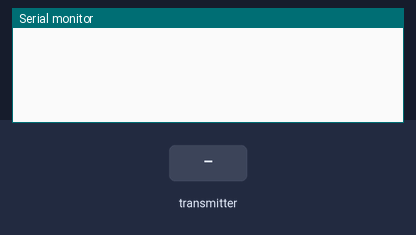
A sketch run on a simulated Arduino Mega 2560, built with avr-gcc and run on an emulated ATmega2560. On the bench: the last lines printed to the serial monitor. Inputs (shaded band) come from the test bench. No radio packets arrive unless stated.

Above: at 1.2 s.
1.3 s: the transmitter starts sending datos.0 = 0
At 1.41 s:
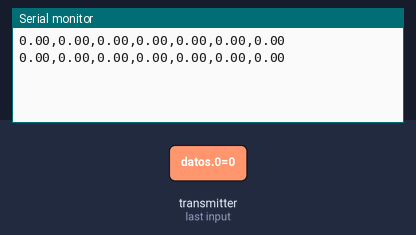
3.2 s: the transmitter starts sending datos.1 = 25
At 3.25 s:
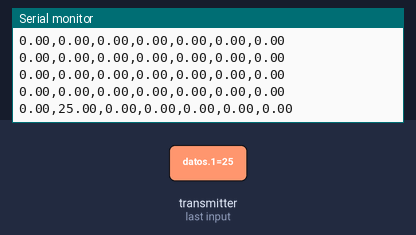
4.7 s: the transmitter starts sending datos.2 = 100
At 4.76 s:
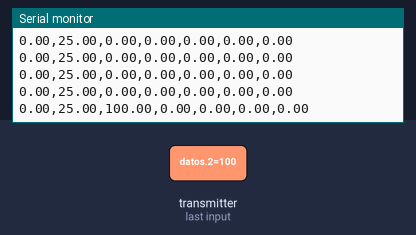
7.7 s: the transmitter starts sending datos.3 = 25
At 7.73 s:
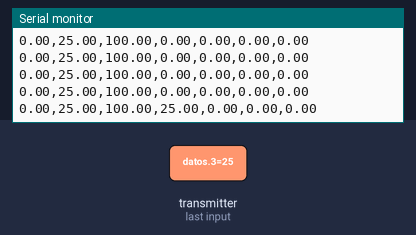
10.7 s: the transmitter starts sending datos.4 = 25
At 10.76 s:
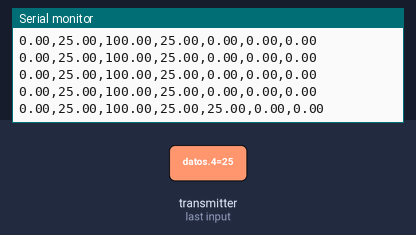
13.7 s: the transmitter starts sending datos.5 = 25
At 13.74 s:
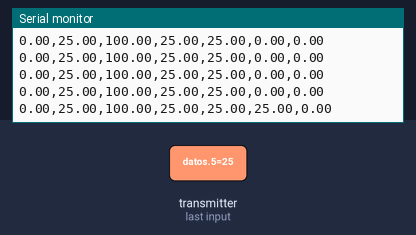

The sketch:

B_RX2.ino
```cpp
// Código B_RX (BASE)

#include <SPI.h>
#include <RF24.h>

RF24 radio(8, 53); // CE, CSN
const byte address[6] = "00001";

float AcX, AcY, AcZ, GyX, GyY, GyZ, ALTITUD;

void setup()
{
  Serial.begin(9600);
  radio.begin();
  radio.openReadingPipe(0, address);
  radio.setChannel(110);
  radio.setDataRate(RF24_250KBPS);
  radio.setPALevel(RF24_PA_MIN);
  radio.startListening();
}

void loop()
{
  if (radio.available())
  {
    float datos[7];
    radio.read(datos, sizeof(datos));
    AcX = datos[0];
    AcY = datos[1];
    AcZ = datos[2];
    GyX = datos[3];
    GyY = datos[4];
    GyZ = datos[5];
    ALTITUD = datos[6];

    Serial.print(AcX);
    Serial.print(",");
    Serial.print(AcY);
    Serial.print(",");
    Serial.print(AcZ);
    Serial.print(",");
    Serial.print(GyX);
    Serial.print(",");
    Serial.print(GyY);
    Serial.print(",");
    Serial.print(GyZ);
    Serial.print(",");
    Serial.println(ALTITUD);

  }
  delay(50);
}
```

Measured:
- after the input at 1.3 s, the serial monitor: prints a new line after 0.05 s (image 1)
- after the input at 3.2 s, the serial monitor: prints a new line at once (image 2)
- after the input at 4.7 s, the serial monitor: prints a new line after 0.05 s (image 3)
- after the input at 7.7 s, the serial monitor: prints a new line at once (image 4)
- after the input at 10.7 s, the serial monitor: prints a new line after 0.05 s (image 5)
- after the input at 13.7 s, the serial monitor: prints a new line at once (image 6)
